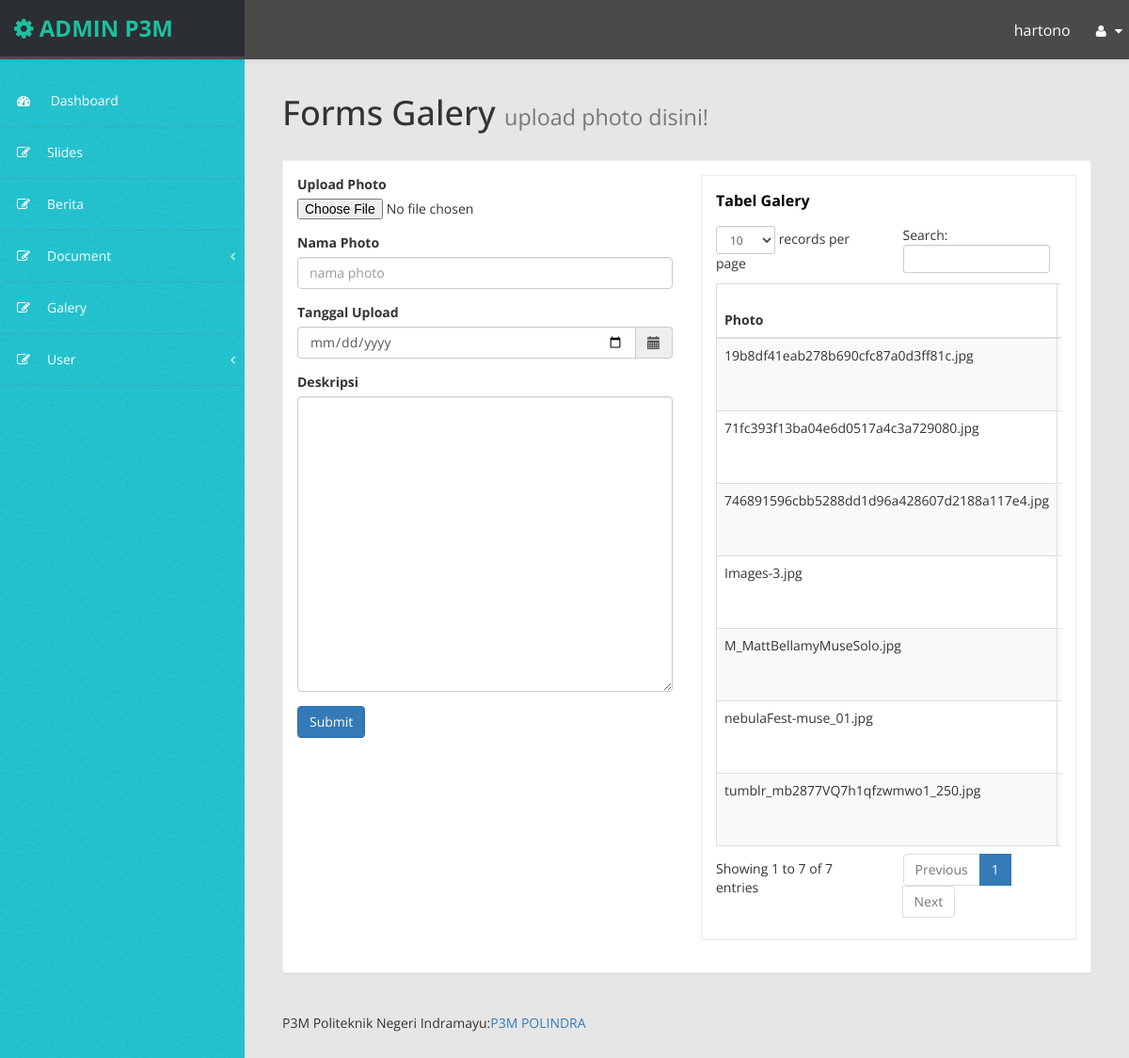
The app's page /adminp3mpolindra/form/formgalery.php (signed in) with its own data.
### tables this page shows
CREATE TABLE IF NOT EXISTS `galery` (
`id` int(10) NOT NULL,
  `photo` varchar(255) NOT NULL,
  `nameph` varchar(255) DEFAULT NULL,
  `des` varchar(255) DEFAULT NULL,
  `tgl` date NOT NULL
);

### adminp3mpolindra/form/formgalery.php (the view, shortened to what this page needs)
<!DOCTYPE html>
<head>
    <link href="../assets/css/bootstrap.css" rel="stylesheet" />
    <link href="../assets/css/bootstrap.min.css" rel="stylesheet" />
    <link href="../assets/css/bootstrap-datetimepicker.min.css" rel="stylesheet" media="screen">
    <link href="../assets/css/font-awesome.css" rel="stylesheet" />
    <link href="../assets/css/custom-styles.css" rel="stylesheet" />
   <link href="../assets/js/dataTables/dataTables.bootstrap.css" rel="stylesheet" />
</head>
<body>
    <div id="wrapper">
        <nav class="navbar navbar-default top-navbar" role="navigation">
            <div class="navbar-header">
                <a class="navbar-brand" href="../index.php"><i class="fa fa-gear"></i> <strong>Admin P3M</strong></a>
            </div>
            <ul class="nav navbar-top-links navbar-right">
            <li>
                    <p style="color:#fff"><?php echo $_SESSION['username']; ?></p>
                </li>
                <li class="dropdown">
                    <a class="dropdown-toggle" data-toggle="dropdown" href="#" aria-expanded="false">
                        <i class="fa fa-user fa-fw"></i> <i class="fa fa-caret-down"></i>
                    </a>
                </li>
            </ul>
        </nav>
        <nav class="navbar-default navbar-side" role="navigation">
            <div class="sidebar-collapse">
                <ul class="nav" id="main-menu">
                    <li>
                        <a href="../index.php"><i class="fa fa-dashboard"></i> Dashboard</a>
                    </li>
                    <li>
                        <a href="formslides.php"><i class="fa fa-edit"></i>Slides</a>
                    </li>
                    <li>
                        <a href="formberita.php"><i class="fa fa-edit"></i>Berita</a>
                    </li>
                     <li>
                        <a href="#"><i class="fa fa-edit"></i>Document<span class="fa arrow"></span></a>
                    </li>
                    <li>
                        <a href="formgalery.php"><i class="fa fa-edit"></i>Galery</a>
                    </li>
                    <li>
                        <a href="#"><i class="fa fa-edit"></i>User<span class="fa arrow"></span></a>
                    </li>
                </ul>
            </div>
        </nav>
        <div id="page-wrapper" >
            <div id="page-inner">
             <div class="row">
                    <div class="col-md-12">
                        <h1 class="page-header">
                            Forms Galery <small>upload photo disini!</small>
                        </h1>
                    </div>
                </div>
              <div class="row">
                <div class="col-lg-12">
                    <div class="panel panel-default">
                        <div class="panel-body">
                            <div class="row">
                                <div class="col-lg-6">
                                    <form role="form" method="post" action="../db/addgalery.php" enctype="multipart/form-data">
                                        <div class="form-group">
                                            <label>Upload Photo</label>
                                            <input type="file" name="photo">
                                        </div>
                                        <div class="form-group">
                                            <label>Nama Photo</label>
                                            <input class="form-control" name="nameph" placeholder="nama photo">
                                        </div>
                                        <div class="form-group">
                                        <label for="dtp_input2">Tanggal Upload</label>
                                        <div class="input-group date form_date col-md-12" data-date-format="yyyy-mm-dd" data-link-field="dtp_input2" data-link-format="yyyy-mm-dd">
                                        <input class="form-control" size="10" type="date" name="tgl" placeholder="tanggal">
                                        <span class="input-group-addon"><span class="glyphicon glyphicon-calendar"></span></span>
                                        </div>
                                        </div>
                                        <div class="form-group">
                                            <label>Deskripsi</label>
                                            <textarea class="form-control" rows="15" name="des"></textarea>
                                        </div>
                                        <div>
                                    <button type="submit" class="btn btn-primary">Submit</button>
                                </div>
                             </form>
                            </div>
                                <div class="col-lg-6">
                                <div class="panel panel-default">
                        <div class="panel-heading">
                             Tabel Galery
                        </div>
                        <div class="panel-body">
                            <div class="table-responsive">
                              <table class="table table-striped table-bordered table-hover" id="dataTables-example">
                                    <thead>
                                        <tr>
                                            <th>Photo</th>
                                            <th>Nama photo</th>
                                        </tr>
                                    </thead>
                                    <tbody>
                                        <?php
                                    if(@$_GET['search']=='cari'){
                                        $hasil = mysql_query("SELECT * FROM galery where id like '%$_POST[search]%'");
                                           $no = 1;
                                                while($row=mysql_fetch_array($hasil)) {
                                               echo "
                                                <tr>
                                                    <td>$row[photo]</td>
                                                    <td>$row[nameph]</td>
                                                    <td>$row[tgl]</td>
                                                    <td>
                                                        <a href='#?id=$row[id]'>Ubah</a> ||
                                                        <a href='../db/hapusgalery.php?id=$row[id]' onClick=\"return confirm('Apakah Anda yakin akan menghapus $row[nameph]??')\">Hapus</a>
                                                    </td>
                                                </tr>";
                                          }
                                        } else {
                                       ?>
                                      <?php
                                        $hasil = mysql_query("SELECT * FROM galery order by id DESC");
                                        while($row=mysql_fetch_array($hasil)) {
                                       echo "
                                         <tr>
                                                    <td>$row[photo]</td>
                                                    <td>$row[nameph]</td>
                                                    <td>$row[tgl]</td>
                                                    <td>
                                                        <a href='#?id=$row[id]'>Ubah</a> ||
                                                        <a href='../db/hapusgalery.php?id=$row[id]' onClick=\"return confirm('Apakah Anda yakin akan menghapus $row[nameph]??')\">Hapus</a>
                                                    </td>
                                                </tr>";
                                        }
                                        ?>
                                        <?php
                                    }
                                    ?>
                                    </tbody>
                                </table>
                            </div>
                        </div>
                    </div>
                                </div>
                            </div>
                        </div>
                    </div>
                </div>
            </div>
            <footer><p>P3M Politeknik Negeri Indramayu:<a href="../../index.php">P3M POLINDRA</a></p></footer>
            </div>
            </div>
        </div>
</body>
</html>

### adminp3mpolindra/assets/css/custom-styles.css (style rules this page uses)
body { font-family: 'Open Sans', sans-serif; background: #32C2CD url(../img/bg-img.jpg) !important; }
#wrapper { width: 100%; }
#page-wrapper { padding: 15px 15px; min-height: 600px; background: #E6E6E6; }
#page-inner { width:100%; margin:10px 20px 10px 0px; background-color:transparent; padding:10px; min-height:1200px; }
h1, .h1, h2, .h2, h3, .h3 { margin-top: 7px; margin-bottom: -5px; }
p { font-size:16px; line-height:25px; padding-top:20px; }
.navbar-side { z-index: 0; }
.panel { border-radius:0px; }
.navbar-side .nav > li > a > i { color: #FFFFFF; padding: 8px; width: 30px; text-align: center; }
.top-navbar { position: fixed; width: 100%; z-index: 300; -webkit-box-shadow: 0 3px 3px rgba(0, 0, 0, 0.05); -moz-box-shadow: 0 3px 3px rgba(0, 0, 0, 0.05); box-shadow: 0 3px 3px rgba(0, 0, 0, 0.05); }
.navbar-side { z-index: 1; position: fixed; width: 260px; top: 80px; }
#page-wrapper { position: relative; top: 55px; }
.page-header { padding-bottom: 9px; margin: 10px 0 20px; border-bottom: 1px solid transparent; text-align: left; }
.panel-default { border-color: #ECECEC; }
.panel-default > .panel-heading { color: #000; border-color: #FFF; font-weight:bold; background: #FFFFFF; font-size: 16px; padding: 15px 15px 0; }
.panel-heading { border-bottom: 1px solid transparent; border-top-left-radius: 3px; border-top-right-radius: 3px; }
footer p { font-size: 14px; }
.top-navbar { margin:0px; }
.top-navbar .navbar-brand { color: #fff; width: 260px; text-align: left; height: 60px; font-size: 24px; font-weight: 700; text-transform: uppercase; line-height: 30px; background: #24383A; }
.top-navbar .nav > li { position: relative; display: inline-block; margin: 0px; padding: 0px; }
.top-navbar .nav > li > a { position: relative; display: block; padding: 20px; color: #FFFFFF; margin: 0px; }
.arrow { float: right; margin-top: 8px; }
.fa.arrow:before { content: "\f104"; }
.sidebar-collapse , .sidebar-collapse .nav { background:none; }
.sidebar-collapse .nav { padding:0; }
.sidebar-collapse .nav > li > a { color: #FFFFFF; background:transparent; text-shadow:none; }
.sidebar-collapse > .nav > li > a { padding: 12px 10px; }
.sidebar-collapse > .nav > li { border-bottom: 1px solid rgba(107, 108, 109, 0.19); }
.navbar-side { border:none; background: #32C2CD url(../img/bg-img.jpg) !important; }
.top-navbar { background: #4A4A4A; border-bottom:none; }
.top-navbar .nav > li > a > i { margin-right: 2px; }
.navbar-default { border:0px solid black; }
.navbar-header { background: transparent; }
.nav > li > a > i { margin-right:10px; color: #FFF; }
@media (min-width:768px) { #page-wrapper { margin: 0 0 0 260px; padding: 15px 30px; min-height: 1200px; } }
@media (min-width:768px) { .navbar-side { width: 260px; z-index: 1; } }
@media (min-width:768px) { .navbar { border-radius: 0px; } }

### records on screen
galery: photo "746891596cbb5288dd1d96a428607d2188a117e4.jpg"
galery: photo "tumblr_mb2877VQ7h1qfzwmwo1_250.jpg"
galery: photo "nebulaFest-muse_01.jpg"
galery: photo "M_MattBellamyMuseSolo.jpg"
galery: photo "Images-3.jpg"
galery: photo "71fc393f13ba04e6d0517a4c3a729080.jpg"
galery: photo "19b8df41eab278b690cfc87a0d3ff81c.jpg"

### other values on screen
$_SESSION['username'] "hartono"
